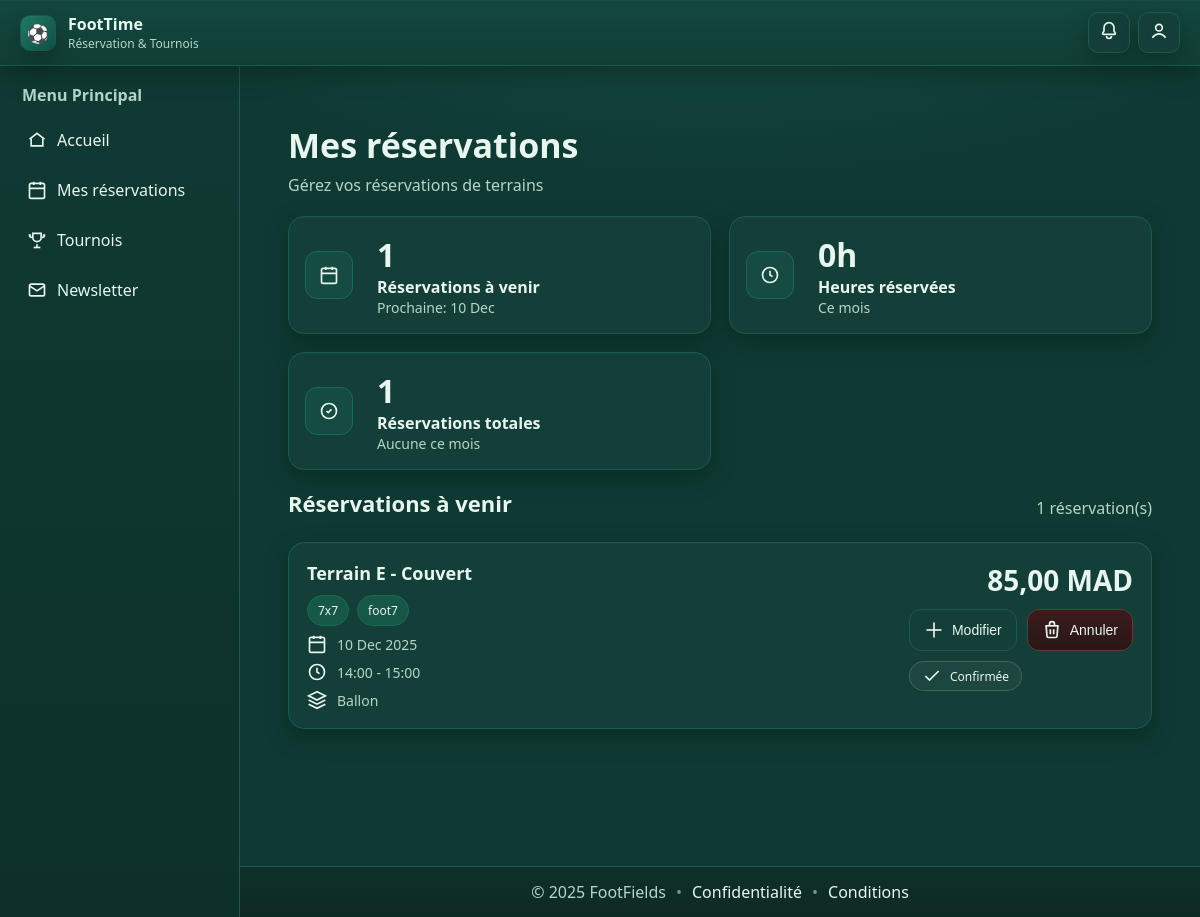
Screenshot of /views/public/MesReservations.php (signed in) with the database file from the repository.
### tables this page shows
CREATE TABLE `reservation` (
  `idReservation` int(11) NOT NULL,
  `idTerrain` int(11) DEFAULT NULL,
  `idUtilisateur` int(11) DEFAULT NULL,
  `dateReservation` date DEFAULT NULL,
  `idCreneau` int(11) DEFAULT NULL,
  `demande` text DEFAULT NULL,
  `ballon` tinyint(1) DEFAULT NULL,
  `arbitre` tinyint(1) DEFAULT NULL,
  `maillot` tinyint(1) DEFAULT NULL,
  `douche` tinyint(1) DEFAULT NULL,
  `dateCreation` datetime DEFAULT NULL
);

CREATE TABLE `terrain` (
  `idTerrain` int(11) NOT NULL,
  `nom` varchar(50) DEFAULT NULL,
  `taille` varchar(30) DEFAULT NULL,
  `type` varchar(30) DEFAULT NULL,
  `prix` decimal(10,2) DEFAULT NULL,
  `disponible` tinyint(1) DEFAULT NULL,
  `photoT` varchar(255) DEFAULT NULL,
  `date_modification` datetime DEFAULT current_timestamp() ON UPDATE current_timestamp()
);

CREATE TABLE `creneaux_horaires` (
  `idCreneau` int(11) NOT NULL,
  `heure_debut` time NOT NULL,
  `heure_fin` time NOT NULL
);

### controllers/ReservationController.php (called while the page is built, shortened)
<?php
require_once __DIR__ . '/../classes/Reservation.php';
class ReservationController {
    private $reservationModel;
    public function __construct($database = null) {
        $db = $database ? $database : getDB();
        $this->reservationModel = new Reservation($db);
    }
    public function getUpcomingReservations($idUtilisateur) {
        return $this->reservationModel->getUpcomingReservations($idUtilisateur);
    }
    public function getUserReservationStats($idUtilisateur) {
        return $this->reservationModel->getUserReservationStats($idUtilisateur);
    }
    public function getMesReservationsData($idUtilisateur) {
        $upcomingReservations = $this->getUpcomingReservations($idUtilisateur);
        $stats = $this->getUserReservationStats($idUtilisateur);
        return [
            'reservations' => $upcomingReservations,
            'stats' => $stats
        ];
    }
}
?>

### classes/Reservation.php (called while the page is built, shortened)
<?php
class Reservation {
    private $db;
    public function __construct($database = null) {
        $this->db = $database ? $database : getDB();
    }
    public function getUpcomingReservations($idUtilisateur) {
        $sql = "SELECT r.*,
                       t.nom as terrain_nom, t.taille, t.type, t.photoT, t.prix as terrain_prix,
                       ch.heure_debut, ch.heure_fin,
                       COALESCE(f.montantTerrain, t.prix, 0) as montantTerrain,
                       COALESCE(f.montantService, 0) as montantService,
                       (COALESCE(f.montantTerrain, t.prix, 0) + COALESCE(f.montantService, 0)) as montantTotal
                FROM reservation r
                JOIN terrain t ON r.idTerrain = t.idTerrain
                JOIN creneaux_horaires ch ON r.idCreneau = ch.idCreneau
                LEFT JOIN facture f ON r.idReservation = f.idReservation
                WHERE r.idUtilisateur = ?
                  AND (r.dateReservation > CURDATE()
                       OR (r.dateReservation = CURDATE() AND ch.heure_debut > CURTIME()))
                ORDER BY r.dateReservation ASC, ch.heure_debut ASC";
        $stmt = $this->db->prepare($sql);
        $stmt->execute([$idUtilisateur]);
        return $stmt->fetchAll(PDO::FETCH_ASSOC);
    }
    public function getUserReservationStats($idUtilisateur) {
        $sql = "SELECT
                    COUNT(*) as total_reservations,
                    COUNT(CASE WHEN r.dateReservation > CURDATE()
                               OR (r.dateReservation = CURDATE() AND ch.heure_debut > CURTIME())
                          THEN 1 END) as reservations_avenir,
                    SUM(TIMESTAMPDIFF(HOUR, ch.heure_debut, ch.heure_fin)) as total_heures,
                    SUM(CASE WHEN MONTH(r.dateReservation) = MONTH(CURDATE())
                             AND YEAR(r.dateReservation) = YEAR(CURDATE())
                        THEN TIMESTAMPDIFF(HOUR, ch.heure_debut, ch.heure_fin) ELSE 0 END) as heures_ce_mois,
                    COUNT(CASE WHEN MONTH(r.dateReservation) = MONTH(CURDATE())
                               AND YEAR(r.dateReservation) = YEAR(CURDATE())
                          THEN 1 END) as reservations_ce_mois,
                    MIN(CASE WHEN r.dateReservation >= CURDATE()
                             OR (r.dateReservation = CURDATE() AND ch.heure_debut > CURTIME())
                        THEN r.dateReservation END) as prochaine_date
                FROM reservation r
                JOIN creneaux_horaires ch ON r.idCreneau = ch.idCreneau
                WHERE r.idUtilisateur = ?";
        $stmt = $this->db->prepare($sql);
        $stmt->execute([$idUtilisateur]);
        return $stmt->fetch(PDO::FETCH_ASSOC);
    }
}
?>

### views/public/MesReservations.php (the view, shortened to what this page needs)
<?php
require_once __DIR__ . '/../../controllers/ReservationController.php';
$controller = new ReservationController();
$data = $controller->getMesReservationsData($_SESSION['user_id']);
$reservations = $data['reservations'] ?? [];
$stats = $data['stats'] ?? [];
$reservationsAvenir = $stats['reservations_avenir'] ?? 0;
$heuresCeMois = $stats['heures_ce_mois'] ?? 0;
$totalReservations = $stats['total_reservations'] ?? 0;
$reservationsCeMois = $stats['reservations_ce_mois'] ?? 0;
$prochaineDate = $stats['prochaine_date'] ?? null;
$prochaineDateFormatee = $prochaineDate ? date('d M', strtotime($prochaineDate)) : 'Aucune';
function formatHeures($heures) {
    if ($heures == 0) return '0h';
    $h = floor($heures);
    $m = round(($heures - $h) * 60);
    return $h . 'h' . str_pad($m, 2, '0', STR_PAD_LEFT);
}
?>
<!doctype html>
<html lang="fr">
<head>
    <link rel="stylesheet" href="../../assets/css/Style.css">
</head>
<body>
    <?php require '../../includes/Navbar.php'; ?>
    <div class="ft-shell">
        <main class="ft-content" aria-label="Contenu principal">
            <section class="ft-page">
                <header class="ft-page-header">
                    <h1 class="ft-h1">Mes réservations</h1>
                    <p class="ft-sub">Gérez vos réservations de terrains</p>
                </header>
                <div class="ft-stats">
                    <div class="ft-card ft-stat">
                        <div class="ft-stat-icon">
                            <svg class="ft-ic" viewBox="0 0 24 24" aria-hidden="true"><rect x="3" y="4" width="18" height="18" rx="2"/><path d="M8 2v4M16 2v4M3 10h18"/></svg>
                        </div>
                        <div class="ft-stat-body">
                            <div class="ft-stat-value"><?php echo htmlspecialchars($reservationsAvenir); ?></div>
                            <div class="ft-stat-label">Réservations à venir</div>
                            <div class="ft-stat-sub">Prochaine: <?php echo htmlspecialchars($prochaineDateFormatee); ?></div>
                        </div>
                    </div>
                    <div class="ft-card ft-stat">
                        <div class="ft-stat-icon">
                             <svg class="ft-ic" viewBox="0 0 24 24" aria-hidden="true"><circle cx="12" cy="12" r="9"/><path d="M12 7v5l3 2"/></svg>
                        </div>
                        <div class="ft-stat-body">
                            <div class="ft-stat-value"><?php echo formatHeures($heuresCeMois); ?></div>
                            <div class="ft-stat-label">Heures réservées</div>
                            <div class="ft-stat-sub">Ce mois</div>
                        </div>
                    </div>
                    <div class="ft-card ft-stat">
                        <div class="ft-stat-icon">
                            <svg class="ft-ic" viewBox="0 0 24 24" aria-hidden="true"><circle cx="12" cy="12" r="9"/><path d="M9 12l2 2 4-4"/></svg>
                        </div>
                        <div class="ft-stat-body">
                            <div class="ft-stat-value"><?php echo htmlspecialchars($totalReservations); ?></div>
                            <div class="ft-stat-label">Réservations totales</div>
                            <div class="ft-stat-sub"><?php echo $reservationsCeMois > 0 ? '+' . $reservationsCeMois . ' ce mois' : 'Aucune ce mois'; ?></div>
                        </div>
                    </div>
                </div>
                <div class="ft-section-head">
                    <h2 class="ft-h2">Réservations à venir</h2>
                    <span class="ft-muted"><?php echo count($reservations); ?> réservation(s)</span>
                </div>
                <div class="ft-list">
                    <?php if (empty($reservations)): ?>
                        <div class="ft-card">
                            <p class="ft-muted" style="text-align: center; padding: 2rem;">
                                Aucune réservation à venir.
                                <a href="Home.php" style="color: #2bd997; text-decoration: underline;">Réserver un terrain</a>
                            </p>
                        </div>
                    <?php else: ?>
                        <?php foreach ($reservations as $reservation): ?>
                            <?php
                            $dateReservation = date('d M Y', strtotime($reservation['dateReservation']));
                            $heureDebut = date('H:i', strtotime($reservation['heure_debut']));
                            $heureFin = date('H:i', strtotime($reservation['heure_fin']));
                            $isPast = (strtotime($reservation['dateReservation']) < strtotime(date('Y-m-d'))) ||
                                      (strtotime($reservation['dateReservation']) == strtotime(date('Y-m-d')) &&
                                       strtotime($reservation['heure_debut']) < strtotime(date('H:i:s')));
                            $status = $isPast ? 'Terminée' : 'Confirmée';
                            $statusClass = $isPast ? 'ft-chip-warning' : 'ft-chip-ok';
                           $prix = $reservation['montantTotal'] ?? $reservation['montantTerrain'] ?? $reservation['terrain_prix'] ?? 'N/A';
                            $prixDisplay = is_numeric($prix) ? number_format($prix, 2, ',', ' ') . ' MAD' : $prix;
                            $options = [];
                            if ($reservation['ballon']) $options[] = 'Ballon';
                            ?>
                    <article class="ft-card ft-booking">
                        <div class="ft-booking-main">
                                    <h3 class="ft-title"><?php echo htmlspecialchars($reservation['terrain_nom']); ?></h3>
                            <div class="ft-badges">
                                        <span class="ft-badge"><?php echo htmlspecialchars($reservation['taille']); ?></span>
                                        <?php if (!empty($reservation['type'])): ?>
                                            <span class="ft-badge"><?php echo htmlspecialchars($reservation['type']); ?></span>
                                        <?php endif; ?>
                            </div>
                            <ul class="ft-meta">
                                        <li>
                                            <svg class="ft-ic" viewBox="0 0 24 24">
                                                <rect x="3" y="4" width="18" height="18" rx="2"/>
                                                <path d="M8 2v4M16 2v4M3 10h18"/>
                                            </svg>
                                            <?php echo htmlspecialchars($dateReservation); ?>
                                        </li>
                                        <li>
                                            <svg class="ft-ic" viewBox="0 0 24 24">
                                                <circle cx="12" cy="12" r="9"/>
                                                <path d="M12 7v5l3 2"/>
                                            </svg>
                                            <?php echo htmlspecialchars($heureDebut); ?> - <?php echo htmlspecialchars($heureFin); ?>
                                        </li>
                                        <?php if (!empty($options)): ?>
                                            <li>
                                                <svg class="ft-ic" viewBox="0 0 24 24">
                                                    <path d="M12 2L2 7l10 5 10-5-10-5z"/>
                                                    <path d="M2 17l10 5 10-5M2 12l10 5 10-5"/>
                                                </svg>
                                                <?php echo htmlspecialchars(implode(', ', $options)); ?>
                                            </li>
                                        <?php endif; ?>
                            </ul>
                        </div>
                        <div class="ft-booking-aside">
                                    <div class="ft-price"><?php echo htmlspecialchars($prixDisplay); ?></div>
                                    <?php if (!$isPast): ?>
                            <div class="ft-actions-row">
                                            <button class="ft-btn" onclick="modifierReservation(<?php echo $reservation['idReservation']; ?>)">
                                                <svg class="ft-ic" viewBox="0 0 24 24">
                                                    <path d="M3 12h18"/>
                                                    <path d="M12 3v18"/>
                                                </svg>
                                    Modifier
                                </button>
                                            <button class="ft-btn ft-btn-danger" onclick="annulerReservation(<?php echo $reservation['idReservation']; ?>)">
                                                <svg class="ft-ic" viewBox="0 0 24 24">
                                                    <path d="M19 7l-.9 12.1A2 2 0 0 1 16.1 21H7.9a2 2 0 0 1-2-1.9L5 7"/>
                                                    <path d="M10 11v6M14 11v6"/>
                                                    <path d="M4 7h16"/>
                                                    <path d="M9 7V5a3 3 0 0 1 6 0v2"/>
                                                </svg>
                                    Annuler
                                </button>
                            </div>
                                    <?php endif; ?>
                                    <span class="ft-chip <?php echo $statusClass; ?>">
                                        <svg class="ft-ic" viewBox="0 0 24 24">
                                            <path d="M20 6L9 17l-5-5"/>
                                        </svg>
                                        <?php echo htmlspecialchars($status); ?>
                            </span>
                        </div>
                    </article>
                        <?php endforeach; ?>
                    <?php endif; ?>
                </div>
            </section>
        </main>
    </div>
<?php require '../../includes/Footer.php'; ?>
</body>
</html>

### rows the page displays
reservation: idTerrain.nom "Terrain E - Couvert", idTerrain.taille "7x7", idTerrain.type "foot7", dateReservation "10 Dec 2025", idCreneau.heure_debut "14:00", idCreneau.heure_fin "15:00", options "Ballon", prixDisplay "85,00 MAD", dateReservation "Confirmée"

### other values shown
$reservationsAvenir "1"
$prochaineDateFormatee "10 Dec"
formatHeures($heuresCeMois) "0h"
$totalReservations "1"
count($reservations) "1"
